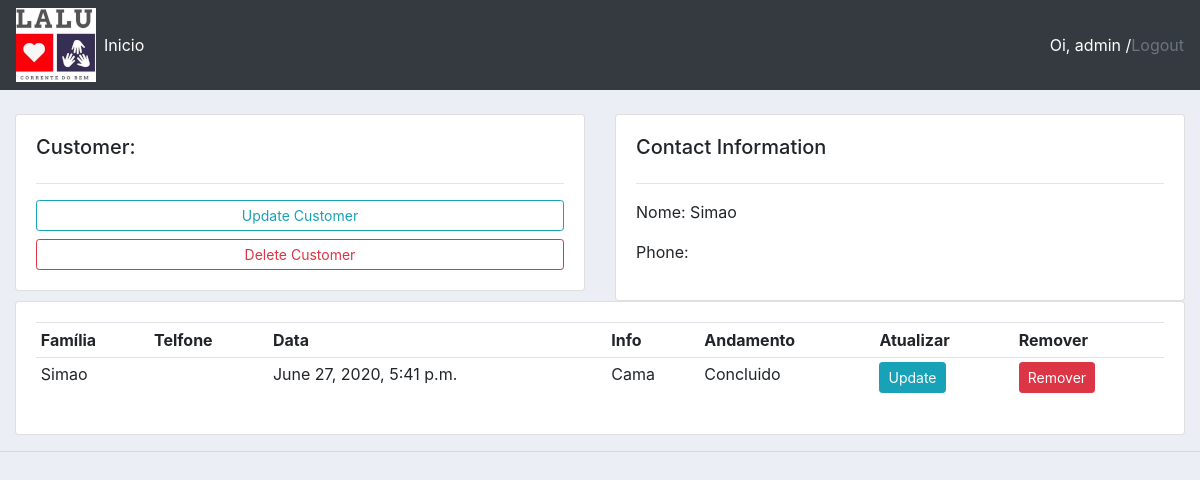
/customer/10/ (signed in), run on the app's committed database.
### crm/models.py (models this page shows, shortened)
class Customer(models.Model):
    STATUS = (
        ('Pendente', 'Pendente'),
        ('Em Andamento', 'Em Andamento'),
        ('Concluido', 'Concluido'),
    )
    name = models.CharField(max_length=200, null=True)
    phone = models.CharField(max_length=15, null=True)
    date_created = models.DateTimeField(auto_now_add=True, null=True, blank=False)
    refer = models.CharField(max_length=20, null=True, blank=False)
    contact = models.CharField(max_length=20, null=True, blank=False)
    text = models.TextField(null=True, blank=False)
    status = models.CharField(max_length=200, null=True, choices=STATUS)

### crm/views.py (the view)
# urls.py: path('customer/<str:pk_test>/', views.customer, name="customer"),
@staff_member_required
def customer(request, pk_test):
    customer = Customer.objects.get(id=pk_test)
    context = {'customer': customer}
    return render(request, 'crm/customer.html', context)

### crm/templates/crm/customer.html
{%  extends 'crm/main.html' %}
{% block content %}
	<br>
<div class="row">
	<div class="col-md">
		<div class="card card-body">
			<h5>Customer:</h5>
			<hr>
			<a class="btn btn-outline-info  btn-sm btn-block" href="">Update Customer</a>
			<a class="btn btn-outline-danger  btn-sm btn-block" href="">Delete Customer</a>
		</div>
	</div>
	<div class="col-md">
		<div class="card card-body">
			<h5>Contact Information</h5>
			<hr>
			<p>Nome: {{customer.name}} </p>
			<p>Phone: {{customer.phone}} </p>
		</div>
	</div>
</div>
<div class="row">
	<div class="col-md">
		<div class="card card-body">
			<table class="table table-sm">
				<tr>
					<th>Família </th>
					<th>Telfone</th>
					<th>Data</th>
					<th>Info</th>
					<th>Andamento</th>
					<th>Atualizar</th>
					<th>Remover</th>
				</tr>
				<tr>
					<td>{{customer.name}}</td>
					<td>{{customer.phone}}</td>
					<td>{{customer.date_created}}</td>
					<td>{{customer.text}}</td>
					<td>{{customer.status}}</td>
					<td><a class="btn btn-sm btn-info" href="{% url 'update_customer' customer.id %}">Update</a> </td>
					<td><a class="btn btn-sm btn-danger" href="{% url 'delete_customer' customer.id %}">Remover</a> </td>
				</tr>
			</table>
		</div>
	</div>
</div>
{% endblock %}

### crm/templates/crm/navbar.html (shortened to what this page needs)
{% load static %}
<nav class="navbar navbar-expand-lg navbar-dark bg-dark">
  <img src="{% static 'imagens/logo.png' %}">
  <div class="collapse navbar-collapse" id="navbarNav">
    <ul class="navbar-nav">
      <li class="nav-item active">
        <a class="nav-link" href="{% url 'home' %}">Inicio</a>
      </li>
    </ul>
  </div>
  <span><a class="text-white "> Oi, {{request.user }} /  </a></span>
  <span><a  class="text-muted" href=" {% url 'logout' %}"> Logout</a></span>
</nav>

### static/css/main.css (style rules this page uses)
body { background-color: #ebeff5; }

### data on the page
Customer: name "Simao", date_created "June 27, 2020, 5:41 p.m.", text "Cama", status "Concluido"

### other printed values
{{ request.user }} "admin"
